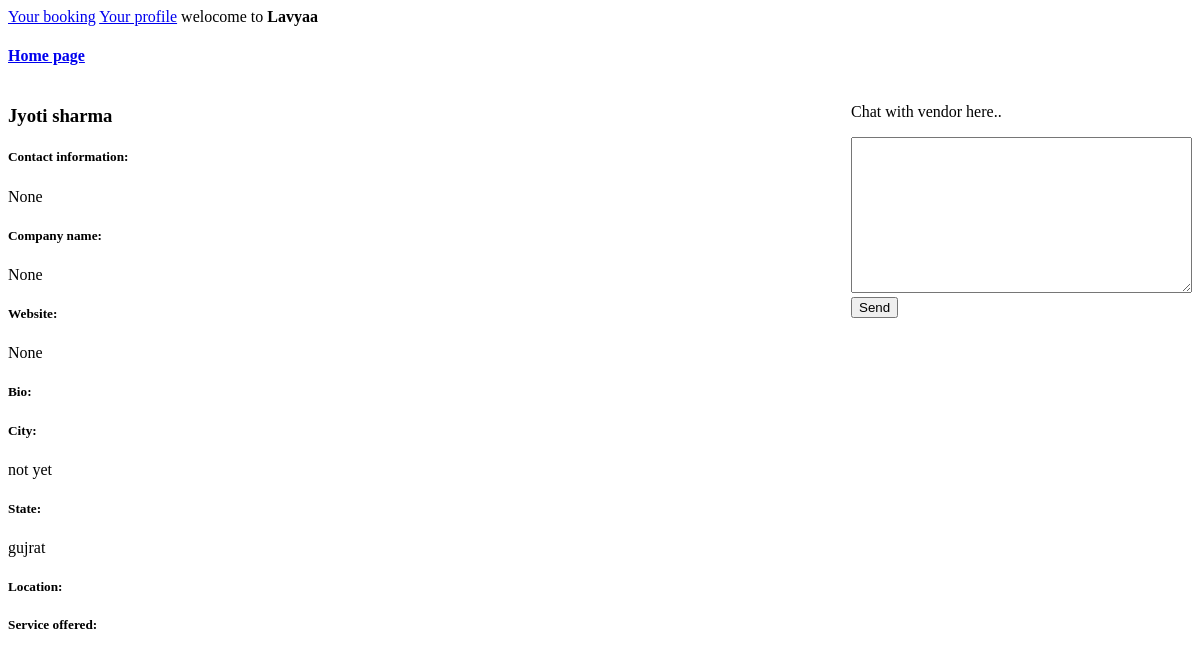
/event-planner-info/21/ (signed in), run on an earlier commit of the app's database.
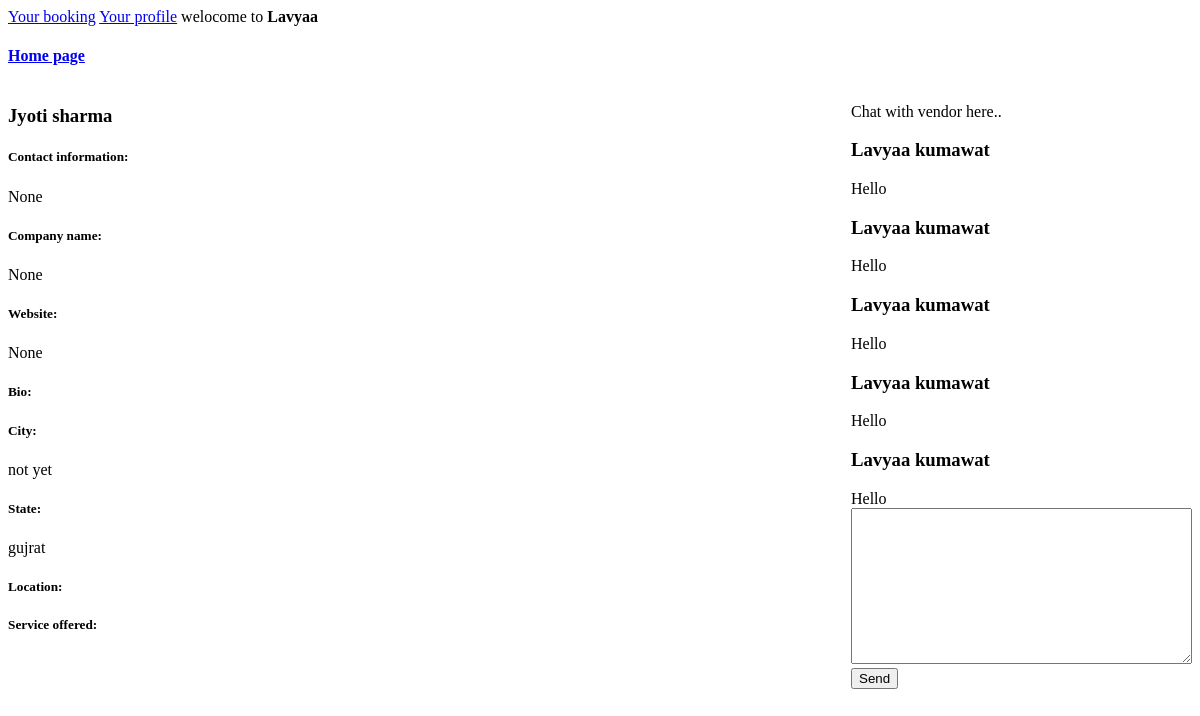
And on a later commit of the database.
### EventPlanner/models.py (models this page shows, shortened)
class UserProfile(models.Model):
    user = models.OneToOneField(User,on_delete=models.CASCADE)
    user_type = models.CharField(choices=user_type_choices,max_length=50)
    contact_info = models.CharField(max_length=200,blank=True,null=True,verbose_name='Contact information')
    company_name = models.CharField(max_length=50,blank=True,null=True)
    website = models.URLField(max_length=200,blank=True,null=True)
    bio = models.TextField(blank=True,null=True)
    city = models.CharField(max_length=20,null=False,blank=False)
    state = models.CharField(max_length=20,null=False,blank=False)
    location = models.TextField(blank=True,null=True)
    service_offered = models.TextField(blank=True,null=True)

### customer/models.py (models this page shows)
class Messages(models.Model):
    sender_id = models.ForeignKey(User,on_delete=models.CASCADE,null=False,blank=False)
    message = models.TextField(null=False,blank=False)
    created=models.DateTimeField(auto_now_add = True)

### EventPlanner/views.py (the view)
# urls.py: path('event-planner-info/<int:pk>/',views.EventPlannerInfo),
def EventPlannerInfo(request,pk):
    if request.method == 'POST':
        unique_token_form = request.POST.get('unique-token')
        unique_token_session = request.session.get('chat_token')
        if unique_token_form == unique_token_session:
            message_form = MessageForm(request.POST)
            if message_form.is_valid():
                message_object = message_form.save(commit = False)
                message_object.sender_id = request.user
                message_object.save()
                del request.session['chat_token']
                return redirect(f'/event-planner-info/{pk}/')
    else:
        unique_token = str(uuid.uuid4())
        request.session['chat_token'] = unique_token
    messages = Messages.objects.filter(sender_id=request.user)
    user = User.objects.get(id = pk)
    user_profile = UserProfile.objects.get(user = user)
    user_profile_form = UserProfileForm(instance = user_profile)
    context = {'user_profile_form':user_profile_form,'user':user,'MessageForm':MessageForm,'messages':messages,'unique_token':unique_token}
    return render(request,'EventPlanner/event-planner-info.html',context)

### EventPlanner/forms.py
class UserProfileForm(ModelForm):
    class Meta:
        model = UserProfile
        fields = '__all__'
        exclude = ('user_type','user',)

### EventPlanner/templates/EventPlanner/event-planner-info.html (shortened to what this page needs)
{% extends 'home.html' %}
{% block content %}
<div class="grid-div">
    <div>
        <h3>{{user.first_name}} {{user.last_name}}</h3>
        {% for field in user_profile_form %}
        <h5>{{field.label_tag}}</h5>
        <p>{{field.value}}</p>
        {% endfor %}
    </div>
    <div>
        <p>Chat with vendor here..</p>
        <div>
            {% for message in messages %}
               <div><h3> {{message.sender_id.first_name}} {{message.sender_id.last_name}}</h3></div>
               <div>{{message.message}}</div>
            {% endfor %}
        </div>
        <div>
            <form action="" method="POST">
                {{MessageForm.message}}
                <input type="submit" value="Send">
            </form>
        </div>
    </div>
</div>
{% endblock %}

What changed in the data, as far as the page shows it:
added Messages: sender_id.first_name "Lavyaa", sender_id.last_name "kumawat", message "Hello"
added Messages: sender_id.first_name "Lavyaa", sender_id.last_name "kumawat", message "Hello"
added Messages: sender_id.first_name "Lavyaa", sender_id.last_name "kumawat", message "Hello"
added Messages: sender_id.first_name "Lavyaa", sender_id.last_name "kumawat", message "Hello"
added Messages: sender_id.first_name "Lavyaa", sender_id.last_name "kumawat", message "Hello"
